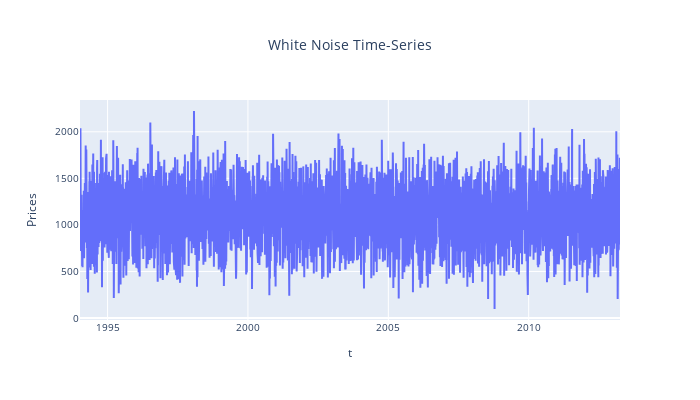

Notebook code cell kept with this figure:
### Code cell
fig = go.Figure()

fig.add_trace(go.Scatter(x=df_comp.index, y=df["wn"],
            mode='lines',
            name="Normal Distribution"))

fig.update_layout(title_text="White Noise Time-Series", title_x=0.5,\
            xaxis_title='t', yaxis_title="Prices",\
            height = 400, width = 700, font={'size':10})

fig.show()

### Figure 1 — Plotly figure (JSON) as saved in the notebook; plotly's stock layout.template omitted (floating-point values rounded to 4 significant figures; data arrays with more than 128 entries replaced by an {"elided": "..."} marker saying what was removed)
{"data": [{"mode": "lines", "name": "Normal Distribution", "type": "scatter", "x": {"elided": "6269 str values"}, "y": {"elided": "5015 float values"}}], "layout": {"font": {"size": 10}, "height": 400, "title": {"text": "White Noise Time-Series", "x": 0.5}, "width": 700, "xaxis": {"title": {"text": "t"}}, "yaxis": {"title": {"text": "Prices"}}}}
